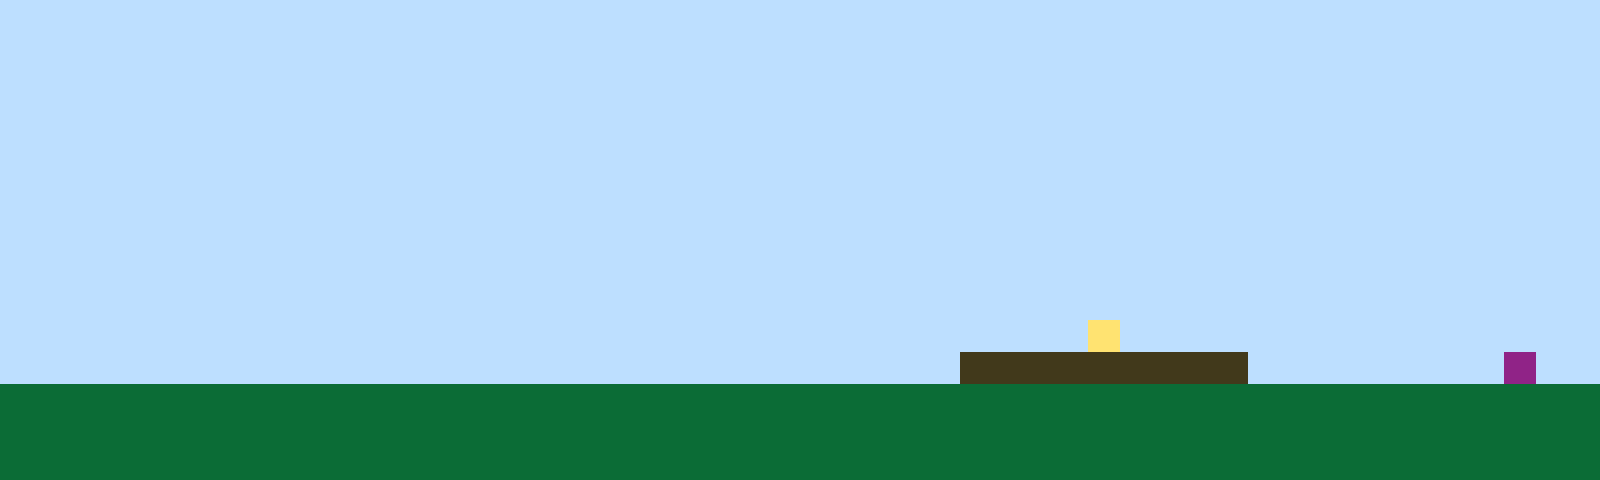

A 2D game scene composited from a Tiled map and its tileset images. What follows is a short description and the map's XML, with every tile layer's data as written:
An orthogonal 50x15 tile map with 32x32 px tiles, 1 tile layer (Tile Layer 1).

<map version="1.10" tiledversion="1.11.2" orientation="orthogonal" renderorder="right-up" width="50" height="15" tilewidth="32" tileheight="32" infinite="0" nextlayerid="2" nextobjectid="1"><editorsettings><export target="map1.csv" format="csv" /></editorsettings><tileset firstgid="1" name="sprites" tilewidth="32" tileheight="32" tilecount="6" columns="3"><image source="sprites.png" width="96" height="64" /></tileset><layer id="1" name="Tile Layer 1" width="50" height="15"><data encoding="csv">1,1,1,1,1,1,1,1,1,1,1,1,1,1,1,1,1,1,1,1,1,1,1,1,1,1,1,1,1,1,1,1,1,1,1,1,1,1,1,1,1,1,1,1,1,1,1,1,1,1,1,1,1,1,1,1,1,1,1,1,1,1,1,1,1,1,1,1,1,1,1,1,1,1,1,1,1,1,1,1,1,1,1,1,1,1,1,1,1,1,1,1,1,1,1,1,1,1,1,1,1,1,1,1,1,1,1,1,1,1,1,1,1,1,1,1,1,1,1,1,1,1,1,1,1,1,1,1,1,1,1,1,1,1,1,1,1,1,1,1,1,1,1,1,1,1,1,1,1,1,1,1,1,1,1,1,1,1,1,1,1,1,1,1,1,1,1,1,1,1,1,1,1,1,1,1,1,1,1,1,1,1,1,1,1,1,1,1,1,1,1,1,1,1,1,1,1,1,1,1,1,1,1,1,1,1,1,1,1,1,1,1,1,1,1,1,1,1,1,1,1,1,1,1,1,1,1,1,1,1,1,1,1,1,1,1,1,1,1,1,1,1,1,1,1,1,1,1,1,1,1,1,1,1,1,1,1,1,1,1,1,1,1,1,1,1,1,1,1,1,1,1,1,1,1,1,1,1,1,1,1,1,1,1,1,1,1,1,1,1,1,1,1,1,1,1,1,1,1,1,1,1,1,1,1,1,1,1,1,1,1,1,1,1,1,1,1,1,1,1,1,1,1,1,1,1,1,1,1,1,1,1,1,1,1,1,1,1,1,1,1,1,1,1,1,1,1,1,1,1,1,1,1,1,1,1,1,1,1,1,1,1,1,1,1,1,1,1,1,1,1,1,1,1,1,1,1,1,1,1,1,1,1,1,1,1,1,1,1,1,1,1,1,1,1,1,1,1,1,1,1,1,1,1,1,1,1,1,1,1,1,1,1,1,1,1,1,1,1,1,1,1,1,1,1,1,1,1,1,1,1,1,1,1,1,1,1,1,1,1,1,1,1,1,1,1,1,1,1,1,1,1,1,1,1,1,1,1,1,1,1,1,1,1,1,1,1,1,1,1,1,1,1,1,1,1,1,1,1,1,1,1,1,1,1,1,1,1,1,1,1,1,1,1,1,1,1,1,1,1,1,1,1,1,1,1,1,1,1,1,1,1,1,1,1,1,1,1,1,1,1,1,1,1,1,1,1,1,1,1,1,1,1,1,4,1,1,1,1,1,1,1,1,1,1,1,1,1,1,1,1,1,1,1,1,1,1,1,1,1,1,1,1,1,1,1,1,1,1,1,1,1,1,1,1,1,1,1,1,1,3,3,3,3,3,3,3,3,3,1,1,1,1,1,1,1,1,6,1,1,2,2,2,2,2,2,2,2,2,2,2,2,2,2,2,2,2,2,2,2,2,2,2,2,2,2,2,2,2,2,2,2,2,2,2,2,2,2,2,2,2,2,2,2,2,2,2,2,2,2,2,2,2,2,2,2,2,2,2,2,2,2,2,2,2,2,2,2,2,2,2,2,2,2,2,2,2,2,2,2,2,2,2,2,2,2,2,2,2,2,2,2,2,2,2,2,2,2,2,2,2,2,2,2,2,2,2,2,2,2,2,2,2,2,2,2,2,2,2,2,2,2,2,2,2,2,2,2,2,2,2,2,2,2,2,2,2,2,2,2,2,2,2,2,2,2,2,2,2,2</data></layer></map>
